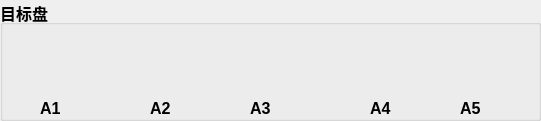
   <widget class="QGroupBox" name="groupBox_3">
    <property name="geometry">
     <rect>
      <x>140</x>
      <y>160</y>
      <width>541</width>
      <height>121</height>
     </rect>
    </property>
    <property name="font">
     <font>
      <family>Arial</family>
      <pointsize>12</pointsize>
      <weight>75</weight>
      <bold>true</bold>
     </font>
    </property>
    <property name="title">
     <string>目标盘</string>
    </property>
    <widget class="QLabel" name="labA1PIC">
     <property name="geometry">
      <rect>
       <x>30</x>
       <y>20</y>
       <width>61</width>
       <height>81</height>
      </rect>
     </property>
     <property name="text">
      <string/>
     </property>
     <property name="pixmap">
      <pixmap resource="resource.qrc">:/icon/image/NGFF_RED.bmp</pixmap>
     </property>
    </widget>
    <widget class="QLabel" name="labA2PIC">
     <property name="geometry">
      <rect>
       <x>140</x>
       <y>20</y>
       <width>61</width>
       <height>81</height>
      </rect>
     </property>
     <property name="text">
      <string/>
     </property>
     <property name="pixmap">
      <pixmap resource="resource.qrc">:/icon/image/NGFF_YELLOW.bmp</pixmap>
     </property>
    </widget>
    <widget class="QLabel" name="labA3PIC">
     <property name="geometry">
      <rect>
       <x>240</x>
       <y>20</y>
       <width>61</width>
       <height>81</height>
      </rect>
     </property>
     <property name="text">
      <string/>
     </property>
     <property name="pixmap">
      <pixmap resource="resource.qrc">:/icon/image/NGFF_normal.bmp</pixmap>
     </property>
    </widget>
    <widget class="QLabel" name="labA4PIC">
     <property name="geometry">
      <rect>
       <x>350</x>
       <y>20</y>
       <width>61</width>
       <height>81</height>
      </rect>
     </property>
     <property name="text">
      <string/>
     </property>
     <property name="pixmap">
      <pixmap resource="resource.qrc">:/icon/image/NGFF_gray.bmp</pixmap>
     </property>
    </widget>
    <widget class="QLabel" name="labA5PIC">
     <property name="geometry">
      <rect>
       <x>450</x>
       <y>20</y>
       <width>61</width>
       <height>81</height>
      </rect>
     </property>
     <property name="text">
      <string/>
     </property>
     <property name="pixmap">
      <pixmap resource="resource.qrc">:/icon/image/NGFF_gray.bmp</pixmap>
     </property>
    </widget>
    <widget class="QLabel" name="labA1">
     <property name="geometry">
      <rect>
       <x>40</x>
       <y>100</y>
       <width>21</width>
       <height>16</height>
      </rect>
     </property>
     <property name="font">
      <font>
       <family>Arial</family>
       <pointsize>12</pointsize>
       <weight>75</weight>
       <bold>true</bold>
      </font>
     </property>
     <property name="text">
      <string>A1</string>
     </property>
    </widget>
    <widget class="QLabel" name="labA2">
     <property name="geometry">
      <rect>
       <x>150</x>
       <y>100</y>
       <width>21</width>
       <height>16</height>
      </rect>
     </property>
     <property name="font">
      <font>
       <family>Arial</family>
       <pointsize>12</pointsize>
       <weight>75</weight>
       <bold>true</bold>
      </font>
     </property>
     <property name="text">
      <string>A2</string>
     </property>
    </widget>
    <widget class="QLabel" name="labA3">
     <property name="geometry">
      <rect>
       <x>250</x>
       <y>100</y>
       <width>21</width>
       <height>16</height>
      </rect>
     </property>
     <property name="font">
      <font>
       <family>Arial</family>
       <pointsize>12</pointsize>
       <weight>75</weight>
       <bold>true</bold>
      </font>
     </property>
     <property name="text">
      <string>A3</string>
     </property>
    </widget>
    <widget class="QLabel" name="labA4">
     <property name="geometry">
      <rect>
       <x>370</x>
       <y>100</y>
       <width>21</width>
       <height>16</height>
      </rect>
     </property>
     <property name="font">
      <font>
       <family>Arial</family>
       <pointsize>12</pointsize>
       <weight>75</weight>
       <bold>true</bold>
      </font>
     </property>
     <property name="text">
      <string>A4</string>
     </property>
    </widget>
    <widget class="QLabel" name="labA5">
     <property name="geometry">
      <rect>
       <x>460</x>
       <y>100</y>
       <width>21</width>
       <height>16</height>
      </rect>
     </property>
     <property name="font">
      <font>
       <family>Arial</family>
       <pointsize>12</pointsize>
       <weight>75</weight>
       <bold>true</bold>
      </font>
     </property>
     <property name="text">
      <string>A5</string>
     </property>
    </widget>
   </widget>
